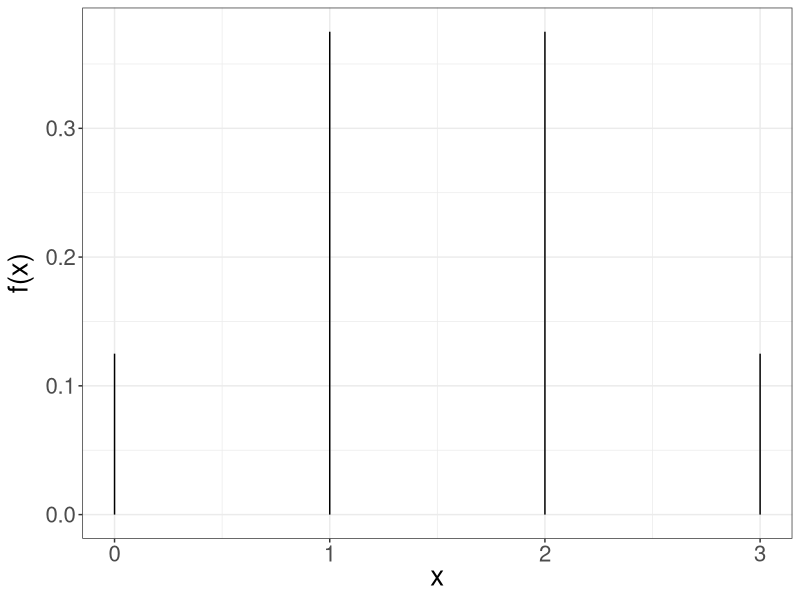
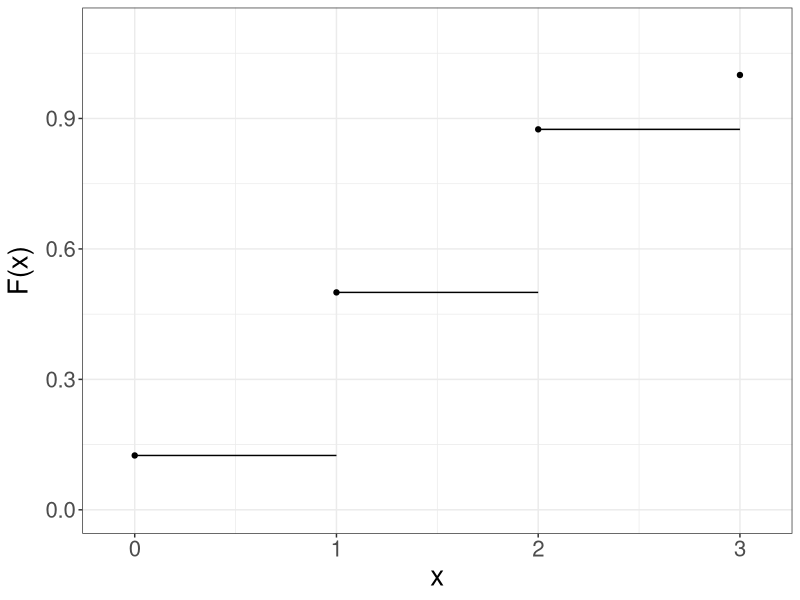

The R script that drew these images, in order:
## ---- chunk 1
#| echo: false
#| message: false
library(tidyverse)
## ---- chunk 2
#| echo: false
#| message: false
#| fig-align: center


x <- c(0, 1, 2, 3)
y <- c(0.125, 0.375, 0.375, 0.125)

data <- data.frame(x = x,
                   y = y)

data %>% 
  ggplot() +
  aes(x = x, y = y) +
  geom_segment(data = data, 
               aes(x = x, y = 0, 
                   xend = x, yend = y)) +
  labs(x = expression(paste("x")),
       y = expression(paste("f(x)"))) +
  theme_bw() +
  theme(text = element_text(size = 20)) 

## ---- chunk 3
#| echo: false
#| message: false
#| fig-align: center
library(tidyverse)


x <- c(0, 1, 2, 3)
y <- c(0.125, 0.5, 0.875, 1)
xend <- c(1, 2, 3, 3)

data <- data.frame(x = x,
                   y = y,
                   xend = xend)

ggplot(data = data,
       aes(x = x, y = y, xend = xend, yend = y)) +
  geom_point() +
  geom_segment() +
  scale_x_continuous(breaks=0:3,
                     limits = c(-0.1, 3.1)) +
  scale_y_continuous(limits = c(0.0,1.1)) +
  labs(x = "x",
      y = expression(paste("F(x)")))+
  theme_bw() +
  theme(text = element_text(size = 20)) 

## ---- chunk 4
x <- c(0, 1, 2, 3)
f_x <- c(0.125, 0.375, 0.375, 0.125)
## ---- chunk 5
x
## ---- chunk 6
x_squared <- x^2
x_squared
## ---- chunk 7
x_squared*f_x
## ---- chunk 8
sum(x_squared*f_x)
## ---- chunk 9
sum(x_squared*f_x) - 1.5^2
